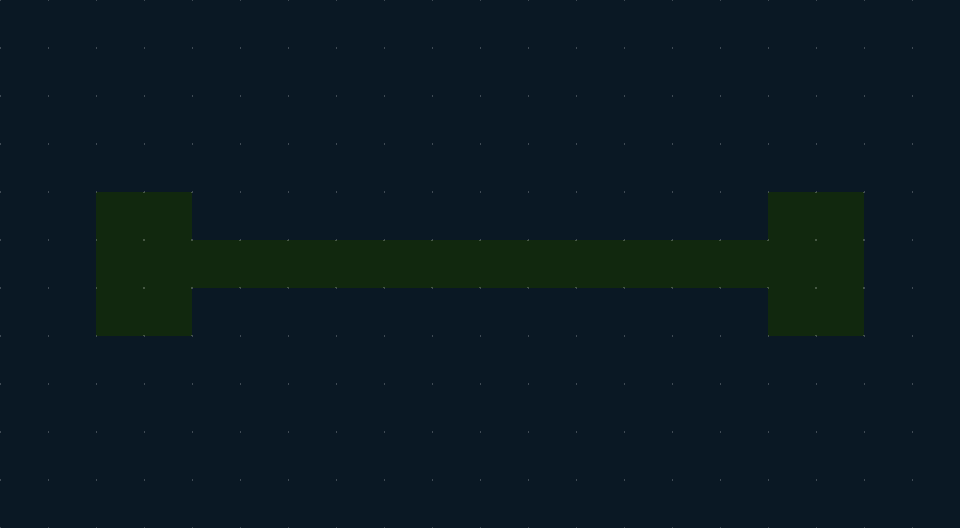

This is a level from a 2D game, rendered from its Tiled map with the project's own tilesets. A one-line summary and the complete map file follow:
An orthogonal 20x11 tile map with 48x48 px tiles, 1 tile layer (Tile Layer 1) and 4 objects (2x spawner, 2x goal).

<map version="1.10" tiledversion="1.12.1" orientation="orthogonal" renderorder="right-down" width="20" height="11" tilewidth="48" tileheight="48" infinite="0" nextlayerid="4" nextobjectid="27">
 <properties>
  <property name="firefliesToWin" type="int" value="1" />
  <property name="initialEnergy" type="int" value="100" />
 </properties>
 <tileset firstgid="1" source="main_tiles.tsx" />
 <layer id="1" name="Tile Layer 1" width="20" height="11">
  <data encoding="csv">
1,1,1,1,1,1,1,1,1,1,1,1,1,1,1,1,1,1,1,1,
1,1,1,1,1,1,1,1,1,1,1,1,1,1,1,1,1,1,1,1,
1,1,1,1,1,1,1,1,1,1,1,1,1,1,1,1,1,1,1,1,
1,1,1,1,1,1,1,1,1,1,1,1,1,1,1,1,1,1,1,1,
1,1,2,2,1,1,1,1,1,1,1,1,1,1,1,1,2,2,1,1,
1,1,2,2,2,2,2,2,2,2,2,2,2,2,2,2,2,2,1,1,
1,1,2,2,1,1,1,1,1,1,1,1,1,1,1,1,2,2,1,1,
1,1,1,1,1,1,1,1,1,1,1,1,1,1,1,1,1,1,1,1,
1,1,1,1,1,1,1,1,1,1,1,1,1,1,1,1,1,1,1,1,
1,1,1,1,1,1,1,1,1,1,1,1,1,1,1,1,1,1,1,1,
1,1,1,1,1,1,1,1,1,1,1,1,1,1,1,1,1,1,1,1
</data>
 </layer>
 <objectgroup id="2" name="entities">
  <object id="23" type="spawner" x="813.71" y="268.519">
   <properties>
    <property name="queue" value="[{&quot;unit&quot;:&quot;monster&quot;,&quot;repeat&quot;:0}]" />
   </properties>
   <point />
  </object>
  <object id="24" type="spawner" x="119.444" y="265.741">
   <properties>
    <property name="queue" value="[{&quot;unit&quot;:&quot;firefly&quot;,&quot;repeat&quot;:0}]" />
   </properties>
   <point />
  </object>
  <object id="25" type="goal" x="128.704" y="264.815">
   <properties>
    <property name="for" value="monster" />
   </properties>
   <point />
  </object>
  <object id="26" type="goal" x="842.567" y="269.71">
   <properties>
    <property name="for" value="firefly" />
   </properties>
   <point />
  </object>
 </objectgroup>
</map>
